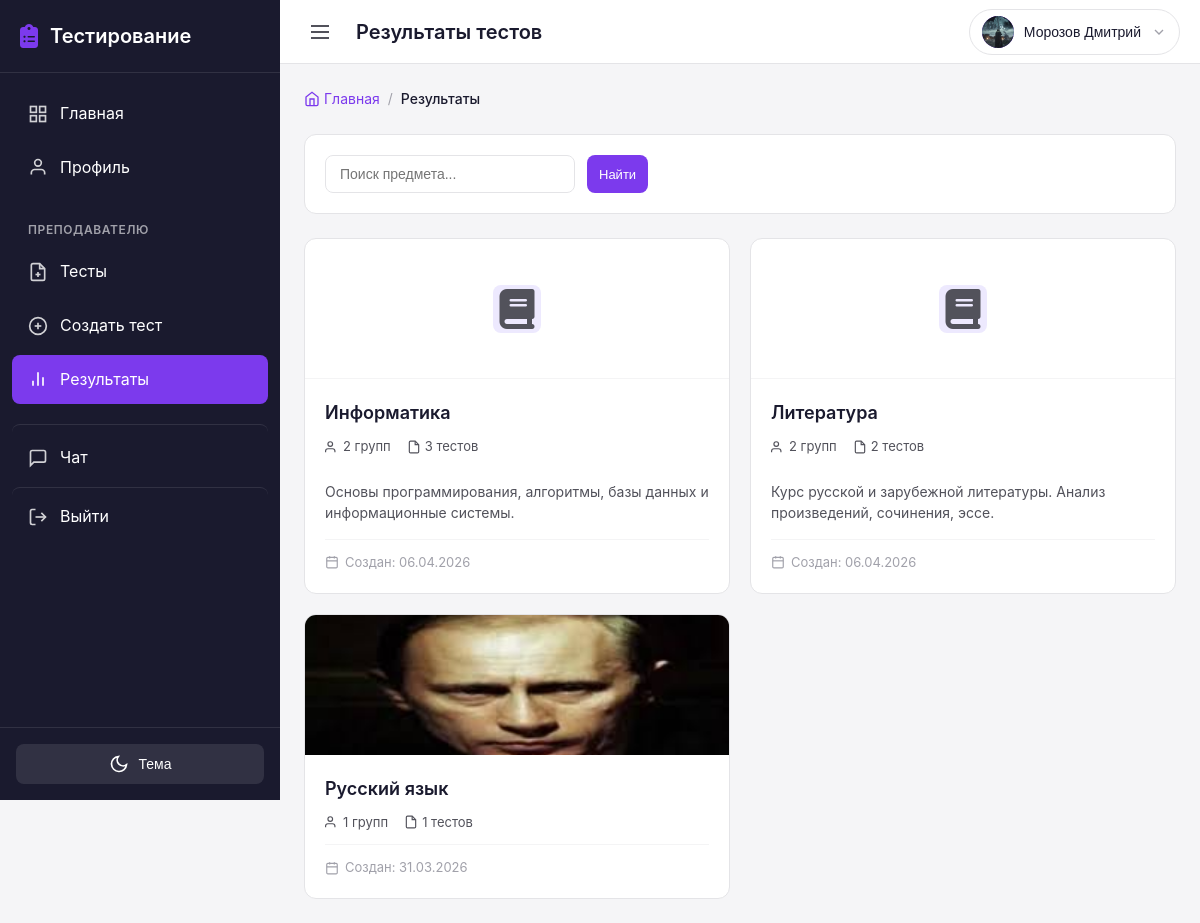
/teacher/results/subjects/ (signed in), run on the app's committed database.
### users/models.py (models this page shows, shortened)
class User(AbstractUser):
    role = models.CharField(
        max_length=10,
        choices=UserRole.choices,
        default=UserRole.STUDENT,
        verbose_name='Роль'
    )
    phone = models.CharField(
        max_length=20,
        blank=True,
        verbose_name='Телефон'
    )
    birth_date = models.DateField(
        null=True,
        blank=True,
        verbose_name='Дата рождения'
    )
    patronymic = models.CharField(
        max_length=100,
        blank=True,
        verbose_name='Отчество'
    )
    class Meta:
        verbose_name = 'Пользователь'
        verbose_name_plural = 'Пользователи'
    @property
    def is_teacher(self):
        return self.role == UserRole.TEACHER
    @property
    def is_student(self):
        return self.role == UserRole.STUDENT

class Profile(models.Model):
    user = models.OneToOneField(
        User,
        on_delete=models.CASCADE,
        related_name='profile',
        verbose_name='Пользователь'
    )
    avatar = models.ImageField(
        upload_to='avatars/',
        null=True,
        blank=True,
        verbose_name='Аватар'
    )
    bio = models.TextField(
        blank=True,
        verbose_name='О себе'
    )
    group = models.ForeignKey(
        'groups.Group',
        on_delete=models.SET_NULL,
        null=True,
        blank=True,
        related_name='students',
        verbose_name='Группа',
        help_text='Группа, к которой принадлежит студент'
    )
    real_group = models.CharField(
        max_length=50,
        blank=True,
        verbose_name='Реальная группа',
        help_text='Для студентов после 11 класса (например, 11ИС-1/26)'
    )
    created_at = models.DateTimeField(
        auto_now_add=True,
        verbose_name='Дата создания'
    )
    updated_at = models.DateTimeField(
        auto_now=True,
        verbose_name='Дата обновления'
    )
    class Meta:
        verbose_name = 'Профиль'
        verbose_name_plural = 'Профили'

### groups/models.py (models this page shows, shortened)
class Subject(models.Model):
    name = models.CharField(
        max_length=200,
        verbose_name='Название предмета'
    )
    description = models.TextField(
        blank=True,
        verbose_name='Описание'
    )
    image = models.ImageField(
        upload_to='subject_images/',
        null=True,
        blank=True,
        verbose_name='Изображение предмета'
    )
    teachers = models.ManyToManyField(
        settings.AUTH_USER_MODEL,
        related_name='subjects',
        limit_choices_to={'role': 'teacher'},
        verbose_name='Преподаватели'
    )
    groups = models.ManyToManyField(
        Group,
        related_name='subjects',
        verbose_name='Группы'
    )
    created_at = models.DateTimeField(
        auto_now_add=True,
        verbose_name='Дата создания'
    )
    class Meta:
        verbose_name = 'Предмет'
        verbose_name_plural = 'Предметы'
        ordering = ['name']

### users/views.py (the view)
# urls.py: path('teacher/results/subjects/', views.teacher_results_subjects, name='teacher_results_subjects'),
@login_required
def teacher_results_subjects(request):
    from groups.models import Subject
    if not request.user.is_teacher:
        messages.error(request, 'У вас нет доступа к этой странице')
        return redirect('dashboard')
    search = request.GET.get('search', '')
    subjects = Subject.objects.filter(
        teachers=request.user
    ).distinct().annotate(
        groups_count=Count('groups', distinct=True),
        tests_count=Count('tests', filter=Q(tests__created_by=request.user), distinct=True)
    ).order_by('name')
    if search:
        subjects = subjects.filter(name__icontains=search)
    context = {
        'subjects': subjects,
        'search': search,
    }
    return render(request, 'users/teacher/results_subjects.html', context)

### templates/users/teacher/results_subjects.html (shortened to what this page needs)
{% extends 'base.html' %}
{% block topbar_title %}Результаты тестов{% endblock %}
{% block content %}
<div class="results-container">
    <div class="breadcrumb-nav mb-3">
        <a href="{% url 'teacher_dashboard' %}" class="breadcrumb-link">
            <svg width="16" height="16" viewBox="0 0 24 24" fill="none" stroke="currentColor" stroke-width="2">
                <path d="M3 9l9-7 9 7v11a2 2 0 0 1-2 2H5a2 2 0 0 1-2-2z"></path>
                <polyline points="9 22 9 12 15 12 15 22"></polyline>
            </svg>
            Главная
        </a>
        <span class="breadcrumb-sep">/</span>
        <span class="breadcrumb-current">Результаты</span>
    </div>
    <div class="search-bar card mb-3">
        <form method="get" class="search-form">
            <div class="search-row">
                <input
                    type="text"
                    name="search"
                    class="form-input"
                    placeholder="Поиск предмета..."
                    value="{{ search }}"
                >
                <button type="submit" class="btn btn-primary btn-sm">Найти</button>
            </div>
        </form>
    </div>
    {% if subjects %}
        <div class="subjects-grid">
            {% for subject in subjects %}
            <a href="{% url 'teacher_results_groups' subject.id %}" class="subject-card-link">
                <div class="subject-card">
                    {% if subject.image %}
                        <div class="subject-card-image">
                            <img src="{{ subject.image.url }}" alt="{{ subject.name }}">
                        </div>
                    {% else %}
                        <div class="subject-card-placeholder">
                            <div class="subject-card-icon"><i class="fa-solid fa-book"></i></div>
                        </div>
                    {% endif %}
                    <div class="subject-card-body">
                        <div class="subject-card-header">
                            <div class="subject-card-info">
                                <h2 class="subject-card-title">{{ subject.name }}</h2>
                                <div class="subject-card-meta">
                                    <span class="meta-item">
                                        <svg width="14" height="14" viewBox="0 0 24 24" fill="none" stroke="currentColor" stroke-width="2">
                                            <path d="M17 21v-2a4 4 0 0 0-4-4H5a4 4 0 0 0-4 4v2"></path>
                                            <circle cx="9" cy="7" r="4"></circle>
                                        </svg>
                                        {{ subject.groups_count }} групп
                                    </span>
                                    <span class="meta-item">
                                        <svg width="14" height="14" viewBox="0 0 24 24" fill="none" stroke="currentColor" stroke-width="2">
                                            <path d="M14 2H6a2 2 0 0 0-2 2v16a2 2 0 0 0 2 2h12a2 2 0 0 0 2-2V8z"></path>
                                            <polyline points="14 2 14 8 20 8"></polyline>
                                        </svg>
                                        {{ subject.tests_count }} тестов
                                    </span>
                                </div>
                            </div>
                        </div>
                        {% if subject.description %}
                            <p class="subject-card-desc">{{ subject.description|truncatewords:10 }}</p>
                        {% endif %}
                        <div class="subject-card-footer">
                            <span class="subject-card-date">
                                <svg width="14" height="14" viewBox="0 0 24 24" fill="none" stroke="currentColor" stroke-width="2">
                                    <rect x="3" y="4" width="18" height="18" rx="2" ry="2"></rect>
                                    <line x1="16" y1="2" x2="16" y2="6"></line>
                                    <line x1="8" y1="2" x2="8" y2="6"></line>
                                    <line x1="3" y1="10" x2="21" y2="10"></line>
                                </svg>
                                Создан: {{ subject.created_at|date:"d.m.Y" }}
                            </span>
                        </div>
                    </div>
                </div>
            </a>
            {% endfor %}
        </div>
    {% endif %}
</div>
{% endblock %}

### templates/base.html (shortened to what this page needs)
<!DOCTYPE html>
<html lang="ru" data-theme="light">
<head>
    {% load static %}
    <link rel="stylesheet" href="{% static 'css/style.css' %}">
    <link rel="stylesheet" href="https://cdnjs.cloudflare.com/ajax/libs/font-awesome/6.5.1/css/all.min.css">
</head>
<body>
    <div class="app-container">
        <aside class="sidebar" id="sidebar">
            <div class="sidebar-header">
                <a href="{% url 'dashboard' %}" class="logo">
                    <i class="fa-solid fa-clipboard-list logo-icon"></i>
                    <span class="logo-text">Тестирование</span>
                </a>
            </div>
            <nav class="sidebar-nav">
                {% if user.is_authenticated %}
                    <a href="{% url 'dashboard' %}" class="nav-item ">
                        <svg class="nav-icon" width="20" height="20" viewBox="0 0 24 24" fill="none" stroke="currentColor" stroke-width="2">
                            <rect x="3" y="3" width="7" height="7"></rect>
                            <rect x="14" y="3" width="7" height="7"></rect>
                            <rect x="14" y="14" width="7" height="7"></rect>
                            <rect x="3" y="14" width="7" height="7"></rect>
                        </svg>
                        <span>Главная</span>
                    </a>
                    <a href="{% url 'profile' %}" class="nav-item {% if request.resolver_match.url_name == 'profile' %}active{% endif %}">
                        <svg class="nav-icon" width="20" height="20" viewBox="0 0 24 24" fill="none" stroke="currentColor" stroke-width="2">
                            <path d="M20 21v-2a4 4 0 0 0-4-4H8a4 4 0 0 0-4 4v2"></path>
                            <circle cx="12" cy="7" r="4"></circle>
                        </svg>
                        <span>Профиль</span>
                    </a>
                    {% if user.is_teacher %}
                        <div class="nav-section">
                            <span class="nav-section-title">Преподавателю</span>
                            <a href="{% url 'teacher_tests' %}" class="nav-item {% if request.resolver_match.url_name == 'teacher_tests' %}active{% endif %}">
                                <span>Тесты</span>
                            </a>
                            <a href="{% url 'teacher_test_create' %}" class="nav-item {% if request.resolver_match.url_name == 'teacher_test_create' %}active{% endif %}">
                                <svg class="nav-icon" width="20" height="20" viewBox="0 0 24 24" fill="none" stroke="currentColor" stroke-width="2">
                                    <circle cx="12" cy="12" r="10"></circle>
                                    <line x1="12" y1="8" x2="12" y2="16"></line>
                                    <line x1="8" y1="12" x2="16" y2="12"></line>
                                </svg>
                                <span>Создать тест</span>
                            </a>
                            <a href="{% url 'teacher_results' %}" class="nav-item {% if 'teacher_results' in request.resolver_match.url_name %}active{% endif %}">
                                <svg class="nav-icon" width="20" height="20" viewBox="0 0 24 24" fill="none" stroke="currentColor" stroke-width="2">
                                    <line x1="18" y1="20" x2="18" y2="10"></line>
                                    <line x1="12" y1="20" x2="12" y2="4"></line>
                                    <line x1="6" y1="20" x2="6" y2="14"></line>
                                </svg>
                                <span>Результаты</span>
                            </a>
                        </div>
                    {% endif %}
                    {% if user.is_student or user.is_teacher %}
                        <a href="{% url 'chat:contacts' %}" class="nav-item nav-item-spaced {% if 'chat' in request.resolver_match.url_name and 'admin' not in request.resolver_match.url_name %}active{% endif %}">
                            <svg class="nav-icon" width="20" height="20" viewBox="0 0 24 24" fill="none" stroke="currentColor" stroke-width="2">
                                <path d="M21 15a2 2 0 0 1-2 2H7l-4 4V5a2 2 0 0 1 2-2h14a2 2 0 0 1 2 2z"></path>
                            </svg>
                            <span>Чат</span>
                        </a>
                    {% endif %}
                    <a href="{% url 'logout' %}" class="nav-item nav-item-logout">
                        <svg class="nav-icon" width="20" height="20" viewBox="0 0 24 24" fill="none" stroke="currentColor" stroke-width="2">
                            <path d="M9 21H5a2 2 0 0 1-2-2V5a2 2 0 0 1 2-2h4"></path>
                            <polyline points="16 17 21 12 16 7"></polyline>
                            <line x1="21" y1="12" x2="9" y2="12"></line>
                        </svg>
                        <span>Выйти</span>
                    </a>
                {% endif %}
            </nav>
            <div class="sidebar-footer">
                <div class="theme-toggle">
                    <button class="theme-toggle-btn" id="themeToggle" aria-label="Переключить тему">
                        <svg class="moon-icon" width="20" height="20" viewBox="0 0 24 24" fill="none" stroke="currentColor" stroke-width="2">
                            <path d="M21 12.79A9 9 0 1 1 11.21 3 7 7 0 0 0 21 12.79z"></path>
                        </svg>
                        <span class="theme-label">Тема</span>
                    </button>
                </div>
            </div>
        </aside>
        <div class="main-content">
            <header class="topbar">
                <button class="menu-toggle" id="menuToggle" aria-label="Открыть меню">
                    <svg width="24" height="24" viewBox="0 0 24 24" fill="none" stroke="currentColor" stroke-width="2">
                        <line x1="3" y1="12" x2="21" y2="12"></line>
                        <line x1="3" y1="6" x2="21" y2="6"></line>
                        <line x1="3" y1="18" x2="21" y2="18"></line>
                    </svg>
                </button>
                <div class="topbar-title">
                    {% block topbar_title %}{% endblock %}
                </div>
                <div class="topbar-actions">
                    {% if user.is_authenticated %}
                        <div class="user-menu" id="userMenu">
                            <button class="user-menu-btn" id="userMenuBtn">
                                <div class="user-avatar-small">
                                    {% if user.profile.avatar %}
                                        <img src="{{ user.profile.avatar.url }}" alt="{{ user.last_name }}">
                                    {% else %}
                                        <span>{{ user.first_name|first }}{{ user.last_name|first }}</span>
                                    {% endif %}
                                </div>
                                <span class="user-name">{{ user.last_name }} {{ user.first_name }}</span>
                                <svg class="user-menu-arrow" width="16" height="16" viewBox="0 0 24 24" fill="none" stroke="currentColor" stroke-width="2">
                                    <polyline points="6 9 12 15 18 9"></polyline>
                                </svg>
                            </button>
                        </div>
                    {% endif %}
                </div>
            </header>
            <main class="content">
                {% block content %}{% endblock %}
            </main>
        </div>
    </div>
</body>
</html>

### data on the page
User: profile.avatar (picture), last_name "Морозов", first_name "Дмитрий"
Subject: name "Информатика", groups_count "2", tests_count "3", description "Основы программирования, алгоритмы, базы данных и информационные системы.", created_at "06.04.2026"
Subject: name "Литература", groups_count "2", tests_count "2", description "Курс русской и зарубежной литературы. Анализ произведений, сочинения, эссе.", created_at "06.04.2026"
Subject: image (picture), name "Русский язык", groups_count "1", tests_count "1", created_at "31.03.2026"
